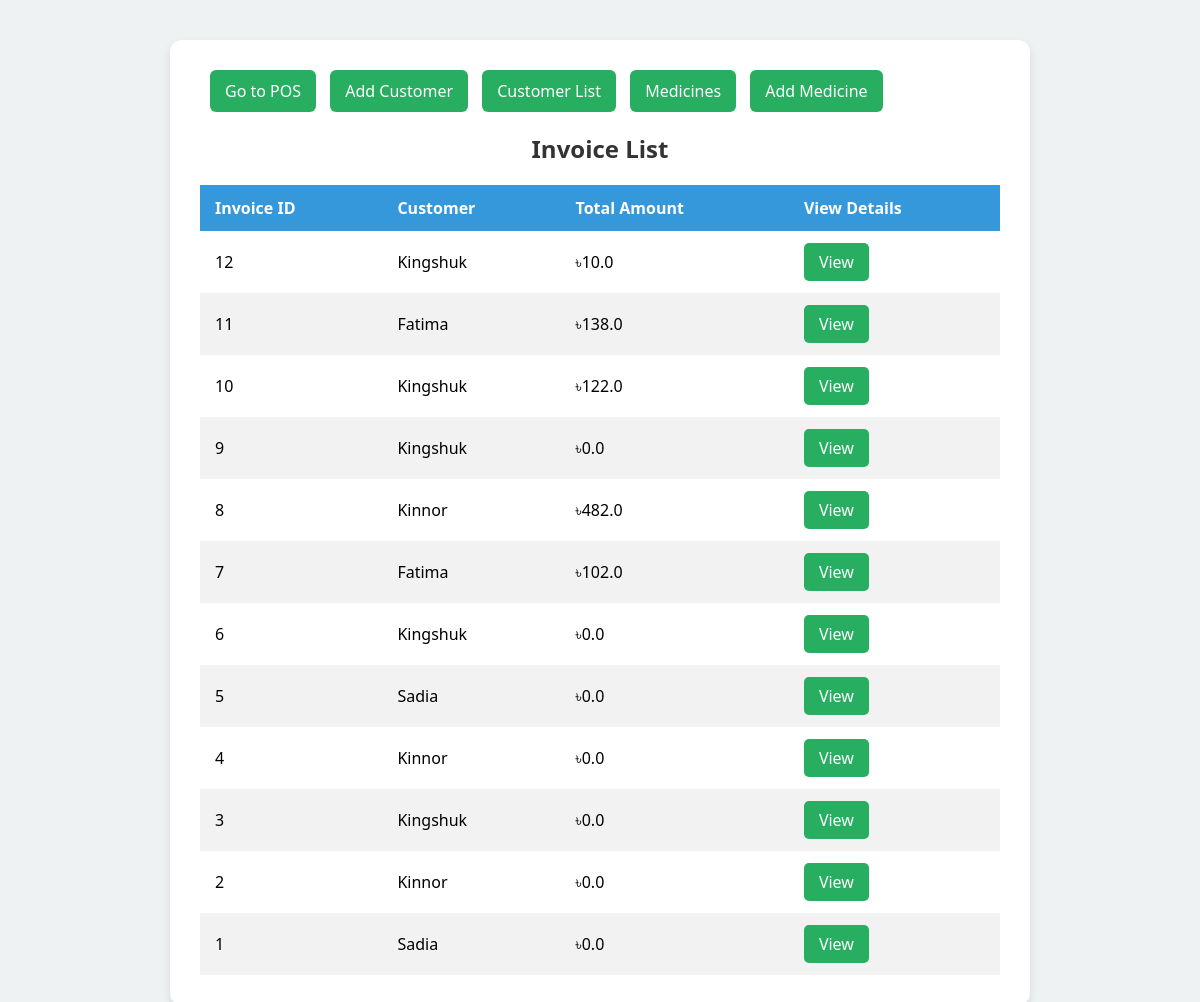
Screenshot of /invoices/ with the database file from the repository.
### customer/models.py (models this page shows, shortened)
class Sale(models.Model):
    customer = models.ForeignKey(Customer, on_delete=models.CASCADE)
    sale_date = models.DateTimeField(auto_now_add=True)
    total_amount = models.FloatField(default=0)

class Customer(models.Model):
    name = models.CharField(max_length=100)
    phone = models.CharField(max_length=15, unique=True)
    address = models.CharField(max_length=100)
    email = models.EmailField(unique=True)
    date_of_birth = models.DateField()
    point = models.FloatField(default=0)

### customer/views.py (the view)
# urls.py: path('invoices/', SaleListView.as_view(), name='invoices-list'),
class SaleListView(ListView):
    model = Sale
    template_name = 'sale/invoices_list.html'
    context_object_name = 'invoices'
    ordering = ['-sale_date']

### customer/templates/sale/invoices_list.html (shortened to what this page needs)
<!DOCTYPE html>
<html lang="en">
<head>
</head>
<body>
<div class="container">
    <a href="{% url 'sell-medicine' %}" class="btn-inline">Go to POS</a>
    <a href="{% url 'customer-add' %}" class="btn-inline">Add Customer</a>
    <a href="{% url 'customer-list' %}" class="btn-inline">Customer List</a>
    <a href="{% url 'medicine-list' %}" class="btn-inline">Medicines</a>
    <a href="{% url 'medicine-add' %}" class="btn-inline">Add Medicine</a>
    <h2>Invoice List</h2>
    <table>
        <thead>
            <tr>
                <th>Invoice ID</th>
                <th>Customer</th>
                <th>Total Amount</th>
                <th>View Details</th>
            </tr>
        </thead>
        <tbody>
            {% for invoice in invoices %}
            <tr>
                <td>{{ invoice.id }}</td>
                <td>{{ invoice.customer.name }}</td>
                <td>৳{{ invoice.total_amount }}</td>
                <td><a href="{% url 'invoice-detail' invoice.pk %}" class="button">View</a></td>
            </tr>
            {% empty %}
            <tr>
                <td colspan="4" style="text-align: center;">No invoices found.</td>
            </tr>
            {% endfor %}
        </tbody>
    </table>
</div>
</body>
</html>

### customer/templates/sale/invoices_list.html (style rules this page uses)
body { font-family: 'Segoe UI', sans-serif; background-color: #eef2f3; margin: 0; padding: 40px; }
.container { max-width: 800px; margin: auto; background: #fff; padding: 30px; border-radius: 12px; box-shadow: 0 4px 10px rgba(0,0,0,0.1); }
h2 { text-align: center; color: #333; margin-bottom: 20px; }
table { width: 100%; border-collapse: collapse; }
th, td { padding: 12px 15px; text-align: left; }
th { background-color: #3498db; color: white; }
tr:nth-child(even) { background-color: #f2f2f2; }
a.button { display: inline-block; padding: 8px 15px; background-color: #27ae60; color: white; text-decoration: none; border-radius: 5px; }
.btn-inline { display: inline-block; width: auto; padding: 10px 15px; margin-left: 10px; text-decoration: none; background: #27ae60; color: white; border-radius: 6px; }

### rows the page displays
Sale: id "12", customer.name "Kingshuk", total_amount "10.0"
Sale: id "11", customer.name "Fatima", total_amount "138.0"
Sale: id "10", customer.name "Kingshuk", total_amount "122.0"
Sale: id "9", customer.name "Kingshuk", total_amount "0.0"
Sale: id "8", customer.name "Kinnor", total_amount "482.0"
Sale: id "7", customer.name "Fatima", total_amount "102.0"
Sale: id "6", customer.name "Kingshuk", total_amount "0.0"
Sale: id "5", customer.name "Sadia", total_amount "0.0"
Sale: id "4", customer.name "Kinnor", total_amount "0.0"
Sale: id "3", customer.name "Kingshuk", total_amount "0.0"
Sale: id "2", customer.name "Kinnor", total_amount "0.0"
Sale: id "1", customer.name "Sadia", total_amount "0.0"
